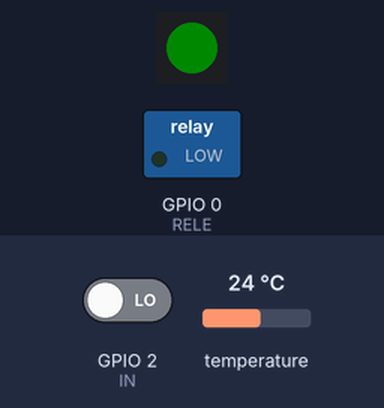
Recording of a sketch running on a simulated ESP32. Shown: 1 RGB LEDs in strip order, left to right, switched loads named in the sketch (green lamp = pin HIGH). The test bench sets the inputs (shaded band); at power-on: GPIO 2 (IN) LOW, temperature 24 °C. Dim RGB values are drawn brighter than linear; WiFi joins after 1.5 s; servers stay silent unless stated; what the sketch prints to the serial monitor is not drawn.

Above: at 2.0 s.
At 2.8 s:
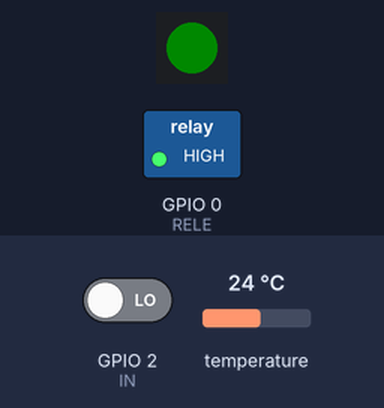
Timing chart, 0 to 4.8 s (numbered marks = the images above):
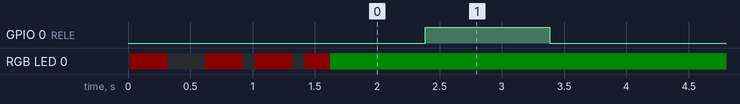

Measured:
- by itself, GPIO 0 (RELE): alternates HIGH for 1.0 s and LOW for 1.8 s
- by itself, RGB LED 0: off → RGB(10, 0, 0) at 0.02 s, → off 0.30 s later, → RGB(10, 0, 0) 0.30 s later, → off 0.30 s later, … (8 changes in this stretch)

The sketch:

test_ESPRelay.ino
```cpp
/* Test for LaskaKit ESPrelay
 *
 * Board:
 *
 * Libraries:
 * Dallas Temperature:
 * Adafruit NeoPixel: https://github.com/adafruit/Adafruit_NeoPixel
 *
 * Email:podpora@laskakit.cz
 * Web:laskakit.cz
 */


#include <Wire.h>
#include "WiFi.h"
#include <OneWire.h>
#include <DallasTemperature.h>
#include <Adafruit_NeoPixel.h>

#define RELE 0
#define IN 2
#define DS18B20 1

OneWire oneWire(DS18B20);
DallasTemperature sensors(&oneWire);

#define BRIGHTNESS 10
#define LED_PIN 3
#define NUM_LED 1
Adafruit_NeoPixel pixels = Adafruit_NeoPixel(NUM_LED, LED_PIN, NEO_GRB + NEO_KHZ800);

const char * ssid = "ssid";
const char * wifipw = "wifipw";

void setup() {
  pinMode(RELE, OUTPUT);
  pinMode(IN, INPUT);
  Serial.begin(115200);
  Wire.begin(8, 10);
  sensors.begin();
  pixels.begin();
  pixels.setBrightness(BRIGHTNESS);

  pixels.setPixelColor(0, pixels.Color(255, 0, 0)); // R, G, B
  pixels.show();

  int ii = 0;
  WiFi.begin(ssid, wifipw);
  Serial.println("Connecting Wifi");
  while ((WiFi.status() != WL_CONNECTED) && (ii < 50)) {
    Serial.print(".");
    pixels.setPixelColor(0, pixels.Color(255, 0, 0)); // R, G, B
    pixels.show();
    delay(100);
    pixels.setPixelColor(0, pixels.Color(0, 0, 0)); // R, G, B
    pixels.show();
    delay(100);
    ii++;
  }
  Serial.println();

  if (WiFi.status() == WL_CONNECTED){
    Serial.println(WiFi.localIP());
    pixels.setPixelColor(0, pixels.Color(0, 255, 0)); // R, G, B
    pixels.show();
  }else{
    Serial.println("Nepripojeno k WiFi");
    pixels.setPixelColor(0, pixels.Color(255, 0, 0)); // R, G, B
    pixels.show();
  }

}

void loop() {
  sensors.requestTemperatures();
  float temperatureC = sensors.getTempCByIndex(0);
  Serial.print(temperatureC);
  Serial.println("ºC");
  Serial.println(digitalRead(IN));
  digitalWrite(RELE, HIGH);
  delay(1000);
  digitalWrite(RELE, LOW);
  delay(1000);

}
```
